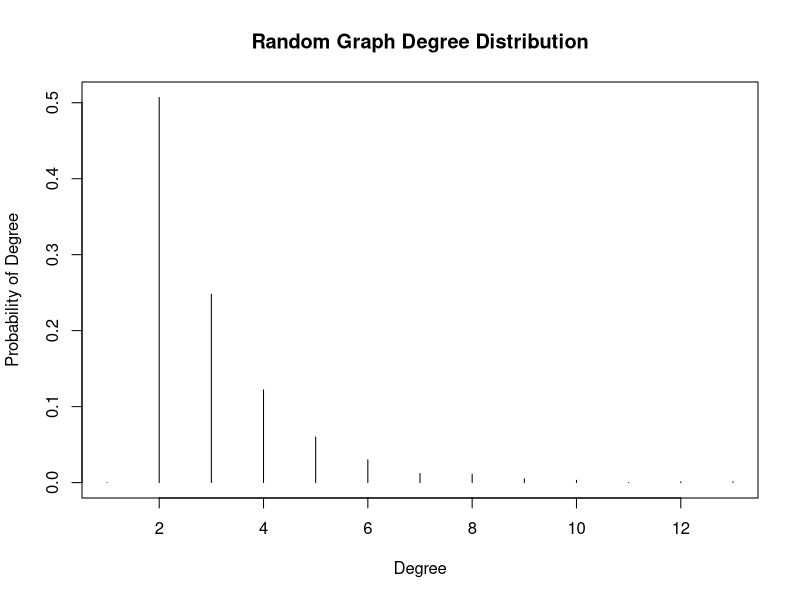

This chart was generated by the following R code:
library("igraph")

#a)
cat("Create a random graph by simulating its evolution...\n")
g_r <- aging.prefatt.game(1000,pa.exp = 1, aging.exp = -1, aging.bin = 1000, directed = FALSE)
g_r_d <- degree_distribution(g_r)
cat("Plot degree distribution...\n")
plot(1:length(g_r_d), g_r_d, "h", main="Random Graph Degree Distribution", xlab = "Degree", ylab = "Probability of Degree")

#b)
cat("Fast greedy method to find the community structure...\n")
fc <- fastgreedy.community(g_r)
cat("Modularity= ")
m <- modularity(g_r, membership(fc))
cat(m, '\n')
